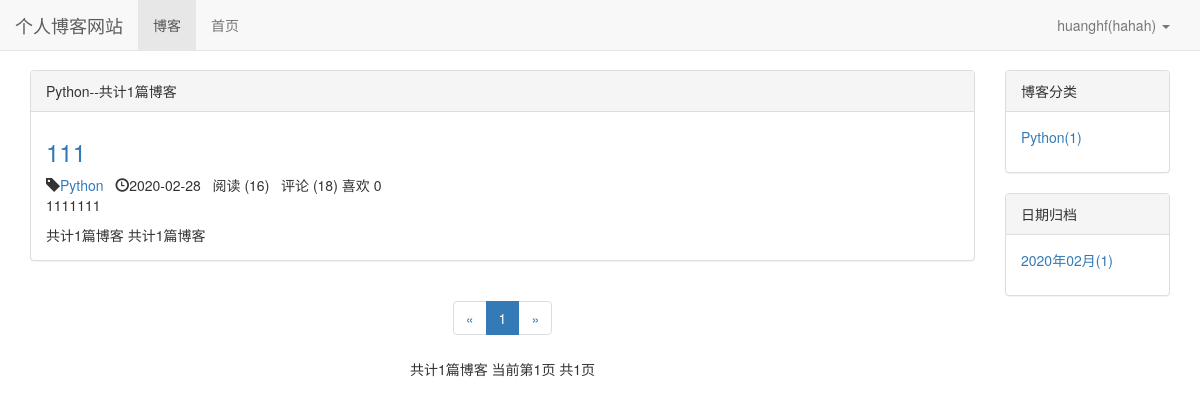
Page /blog/type/1 (signed in) on the committed database.
### user/models.py (models this page shows, shortened)
class User(AbstractUser):
    nickname = models.CharField(max_length=20, default='',verbose_name='昵称')
    class Meta(AbstractUser.Meta):
        pass

class Profile(models.Model):
    user = models.OneToOneField(User, on_delete = models.CASCADE)
    nickname = models.CharField(max_length=20, verbose_name="昵称")

### blog/models.py (models this page shows, shortened)
class BlogType(models.Model):
    type_name = models.CharField(max_length=15)
    def __str__(self):
            return  self.type_name

class Blog(models.Model,Test):
    title = models.CharField(max_length=50)
    blog_type = models.ForeignKey(BlogType,on_delete=models.DO_NOTHING)
    content = RichTextUploadingField()
    author = models.ForeignKey(settings.AUTH_USER_MODEL,on_delete=models.DO_NOTHING)
    read_details = GenericRelation(ReadDetail)
    created_time = models.DateTimeField(auto_now_add=True)
    last_updated_time = models.DateTimeField(auto_now=True)
    class Meta:
        ordering = ['created_time']

### read_record/models.py (models this page shows)
class ReadNum(models.Model):
    read_num = models.IntegerField(default=0)
    content_type = models.ForeignKey(ContentType, on_delete=models.CASCADE)
    object_id = models.PositiveIntegerField()
    content_object = GenericForeignKey('content_type', 'object_id')

### likes/models.py (models this page shows)
class LikeModel(models.Model):
    content_type = models.ForeignKey(ContentType,on_delete=models.CASCADE)
    object_id = models.PositiveIntegerField()
    content_object = GenericForeignKey('content_type','object_id')
    liked_num = models.IntegerField(default=0)

### blog/views.py (the view)
# urls.py: path('type/<int:blogs_type_pk>', blogs_with_type,name="blogs_with_type"),
def blogs_with_type(request,blogs_type_pk):
    blog_type = get_object_or_404(BlogType,pk=blogs_type_pk)
    blogs_all_list = Blog.objects.filter(blog_type=blog_type)
    context = get_blog_list_common_data(request,blogs_all_list)
    context['blog_type'] = blog_type
    return render(request,'blogs_with_type.html',context)

### comment/templatetags/comment_tags.py (called while the page is built)
@register.simple_tag
def get_comment_count(obj):
    content_type = ContentType.objects.get_for_model(obj)
    return Comment.objects.filter(content_type=content_type,object_id=obj.pk).count()

### likes/templatetags/likes_tags.py (called while the page is built)
@register.simple_tag
def get_like_count(obj):
    content_type = ContentType.objects.get_for_model(obj)
    like_count, created =  LikeModel.objects.get_or_create(content_type=content_type, object_id=obj.pk)
    return like_count.liked_num

### read_record/models.py (called while the page is built)
        def get_read_num(self):
            try:
                ct = ContentType.objects.get_for_model(self)
                readnum = ReadNum.objects.get(content_type=ct, object_id=self.pk)
                return readnum.read_num
            except ObjectDoesNotExist as e:
                return 0

### user/context_processors.py (called while the page is built)
def login_modal_form(request):
    return {'login_modal_form':LoginForm()}

### user/models.py (called while the page is built)
def get_nickname_or_username(self):
    if Profile.objects.filter(user=self).exists():
        profile = Profile.objects.get(user=self)
        return profile.nickname
    else:
        return self.username

def has_nickname(self):
    return Profile.objects.filter(user=self).exists()

### blog/templates/blogs_with_type.html (shortened to what this page needs)
{% extends 'blog_list.html' %}
{% block blog_list_title　%}{{  blog_type.type_name }}--共计{{ blogs|length }}篇博客{% endblock %}

### blog/templates/blog_list.html (shortened to what this page needs)
{% extends 'base.html' %}
{% load staticfiles%}
{% load comment_tags %}
{% load likes_tags %}
{% block header_extends%}
    <link rel="stylesheet" href="{% static 'blog/blog.css' %}">
{% endblock%}
{% block nav_blog_active %}active{% endblock %}
{% block content%}
    <div class="container">
        <div class="row">
            <div class="col-xs-12 col-sm-8 col-md-9 col-lg-10">
                <div class="panel panel-default">
                    <div class="panel-heading">{% block blog_list_title　%}博客列表{% endblock %}</div>
                    <div class="panel-body">
                        {% for blog in page_of_blogs.object_list %}
                        <div class="blog">
                            <h3><a href="{% url 'blog_detail' blog.pk%}"> {{ blog.title }}</a></h3>
                            <p class="blog-info">
                                <span class="glyphicon glyphicon-tag" aria-hidden="true"></span><a href="{% url 'blogs_with_type' blog.blog_type.pk %}">{{ blog.blog_type}}</a>&nbsp;&nbsp;
                                <span class="glyphicon glyphicon-time" aria-hidden="true"></span>{{ blog.created_time|date:"Y-m-d"}}&nbsp;&nbsp; 阅读 ({{blog.get_read_num}})&nbsp;&nbsp;
                                <span>评论 ({% get_comment_count blog %})</span>
                                <span class="liked-num">喜欢 {% get_like_count blog %}</span>
                            </p>
                            <p>{{ blog.content |striptags| truncatechars:120 }}</p>
                        </div>
                        {% empty %}
                        <div class="blog">
                            <h3>---暂无博客，敬请期待！</h3>
                        </div>
                        {% endfor %}
                        共计{{blogs|length}}篇博客
                        共计{{ blog_length}}篇博客
                    </div>
                </div>
                <div class="paginator">
                    <ul class="pagination">
                      <li>
                            {% if page_of_blogs.has_previous %}
                                <a href="?page={{ page_of_blogs.previous_page_number }}" aria-label="Previous">
                                <span aria-hidden="true">&laquo;</span>
                                </a>
                            {% else %}
                                <span aria-hidden="true">&laquo;</span>
                            {% endif %}
                      </li>
                            {% for page_num in page_range %}
                                {% if page_num == page_of_blogs.number %}
                                    <li class="active"><a href="?page={{ page_num }}">{{ page_num }}</a></li>
                                {% else %}
                                    {% if page_num == '...' %}
                                        <li ><span>{{ page_num }}</span></li>
                                    {% else %}
                                        <li ><a href="?page={{ page_num }}">{{ page_num }}</a></li>
                                    {% endif %}
                                {% endif %}
                            {% endfor%}
                      <li>
                        {% if page_of_blogs.has_next %}
                            <a href="?page={{ page_of_blogs.next_page_number }}" aria-label="Next">
                            <span aria-hidden="true">&raquo;</span>
                            </a>
                        {% else %}
                            <span aria-hidden="true">&raquo;</span>
                        {% endif %}
                        </li>
                    </ul>
                    <p>
                        共计{{ page_of_blogs.paginator.count }}篇博客
                        当前第{{ page_of_blogs.number }}页
                        共{{ page_of_blogs.paginator.num_pages}}页
                    </p>
                </div>
            </div>
            <div class="hidden-xs col-sm-4 col-md-3 col-lg-2">
                <div class="panel panel-default">
                    <div class="panel-heading">博客分类</div>
                    <div class="panel-body">
                        <ul class="blog-types">
                            {% for blog_type in blog_types %}
                                <li>
                                    <a href="{% url 'blogs_with_type' blog_type.pk%}">
                                    {{ blog_type.type_name}}({{ blog_type.blog_count }})
                                    </a>
                                </li>
                            {% empty %}
                                <li>暂无分类</li>
                            {% endfor %}
                        </ul>
                    </div>
                </div>
                <div class="panel panel-default">
                    <div class="panel-heading">
                        日期归档
                    </div>
                    <div class="panel-body">
                        <ul>
                            {% for blog_date,blog_count in blog_dates.items %}
                                <li>
                                    <a href="{% url 'blogs_with_date' blog_date.year blog_date.month %}">{{ blog_date|date:"Y年m月" }}({{ blog_count }})</a>
                                </li>
                            {% endfor%}
                        </ul>
                    </div>
                </div>
            </div>
        </div>
    </div>
{% endblock%}

### templates/base.html (shortened to what this page needs)
{% load staticfiles %}
<!DOCTYPE html>
<html lang="zh-CN">
<head>
    <link rel="stylesheet" href="{% static 'css/base.css'%}">
    <link rel="stylesheet" href="{% static 'bootstrap-3.3.7/css/bootstrap.min.css'%}">
    {% block header_extends %}{% endblock %}
</head>
<body>
    <div class="navbar navbar-default navbar-fixed-top" role="navigation">
        <div class="container-fluid">
            <div class="navbar-header">
                <a class = "navbar-brand" href="">
                    个人博客网站
                </a>
            </div>
            <div id="navbar-collapse" class="collapse navbar-collapse" >
                <ul class="nav navbar-nav">
                    <li class="{% block nav_blog_active %}{% endblock%}"><a href="{% url 'blog_list' %}">博客</a></li>
                    <li class="{% block nav_home_active %}{% endblock%}"><a href="{% url 'home' %}">首页</a></li>
                </ul>
                <ul class="nav navbar-nav navbar-right">
                    {% if not user.is_authenticated %}
                    <li><a href="{% url 'login'%}?from={{ request.get_full_path }}">登录</a></li>
                    <li><a href="{% url 'register'%}?from={{ request.get_full_path }}">注册</a></li>
                    {% else %}
                        <li class="dropdown">
                        <a href="#" class="dropdown-toggle" data-toggle="dropdown" role="button">
                            {% if user.has_nickname %}
                                {{ user.username }}({{ user.get_nickname_or_username }})
                            {% else %}
                                {{ user.username }}
                            {% endif %}
                            <span class="caret"></span></a>
                        </li>
                    {% endif %}
                  </ul>
            </div>
        </div>
    </div>
    {% block content%}{% endblock%}
</body>
</html>

### static/css/base.css (style rules this page uses)
* { margin: 0; padding: 0; }
body { margin-top: 70px!important; }
ul { list-style-type: none; }
ul.navbar-right { margin-right: 0; }

### blog/static/blog/blog.css (style rules this page uses)
.blog-types { list-style-type: none; }
div.blog h3 { margin-top: 0.5em; }
div.blog p.blog-info { margin-bottom: 0; }
div.paginator { text-align: center; }

### rows in the picture
User: username "huanghf", get_nickname_or_username "hahah"
BlogType: type_name "Python", blog_count "1"
Blog: title "111", blog_type "Python", created_time "2020-02-28", get_read_num "16", id "18", id.liked_num "0", content "1111111"

### other values in the picture
{{ blogs|length }} "1"
{{ blog_length }} "1"
{{ page_num }} "1"
{{ page_of_blogs.paginator.count }} "1"
{{ page_of_blogs.number }} "1"
{{ page_of_blogs.paginator.num_pages }} "1"
{{ blog_date|date:"Y年m月" }} "2020年02月"
{{ blog_count }} "1"
